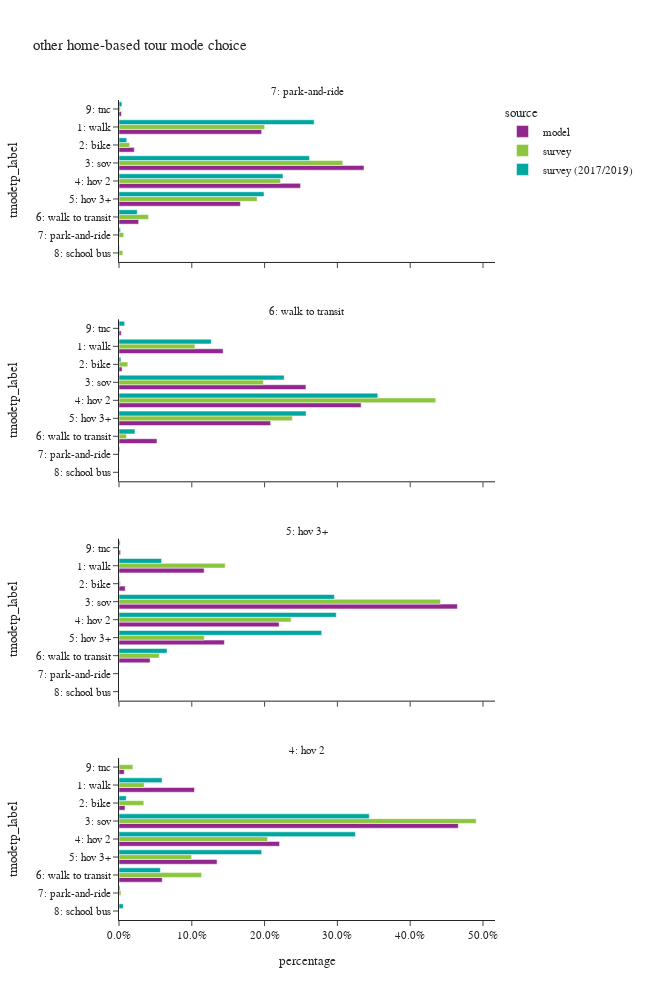

Source (notebook cell):
### Code cell
df_plot = hb_tour.groupby(['source', 'pdpurp_label', 'tmodetp_label']).agg(
    toexpfac_sum=pl.col('toexpfac').sum(),
    sample_count=pl.col('toexpfac').count()
)

df_plot = df_plot.with_columns(
    (pl.col('toexpfac_sum') / pl.col('toexpfac_sum').sum().over(['source', 'pdpurp_label'])).alias('percentage')
)

fig = px.bar(df_plot.sort(by=['source', 'tmodetp_label']),
             x="percentage", y="tmodetp_label", color="source", barmode="group",
             facet_col='pdpurp_label', facet_col_wrap=1, orientation='h',
             hover_data=['sample_count'],
             category_orders={"tmodetp_label": ["1: walk", "2: bike", "3: sov", "4: hov 2", "5: hov 3+", "6: walk to transit",
                                                "7: park-and-ride", "8: school bus", "9: other–survey only"]},
             title="other home-based tour mode choice")
fig.update_layout(height=1000, width=650)
fig.for_each_annotation(lambda a: a.update(text=a.text.split("=")[-1]))
fig.for_each_xaxis(lambda a: a.update(tickformat=".1%"))
fig.show()

### Figure 1 — Plotly figure (JSON) as saved in the notebook; plotly's stock layout.template omitted (floating-point values rounded to 4 significant figures)
{"data": [{"alignmentgroup": "True", "customdata": [[34], [272350], [29130], [467695], [346555], [231720], [37540], [4639]], "hovertemplate": "source=model<br>pdpurp_label=7: park-and-ride<br>percentage=%{x}<br>tmodetp_label=%{y}<br>sample_count=%{customdata[0]}<extra></extra>", "legendgroup": "model", "marker": {"color": "#91268F", "pattern": {"shape": ""}}, "name": "model", "offsetgroup": "model", "orientation": "h", "showlegend": true, "textposition": "auto", "type": "bar", "x": [2.447e-05, 0.196, 0.02096, 0.3366, 0.2494, 0.1667, 0.02701, 0.003338], "xaxis": "x4", "y": [null, "1: walk", "2: bike", "3: sov", "4: hov 2", "5: hov 3+", "6: walk to transit", "9: tnc"], "yaxis": "y4"}, {"alignmentgroup": "True", "customdata": [[7], [47737], [1392], [85748], [111061], [69534], [17410], [1037]], "hovertemplate": "source=model<br>pdpurp_label=6: walk to transit<br>percentage=%{x}<br>tmodetp_label=%{y}<br>sample_count=%{customdata[0]}<extra></extra>", "legendgroup": "model", "marker": {"color": "#91268F", "pattern": {"shape": ""}}, "name": "model", "offsetgroup": "model", "orientation": "h", "showlegend": false, "textposition": "auto", "type": "bar", "x": [2.096e-05, 0.143, 0.004169, 0.2568, 0.3326, 0.2082, 0.05214, 0.003105], "xaxis": "x3", "y": [null, "1: walk", "2: bike", "3: sov", "4: hov 2", "5: hov 3+", "6: walk to transit", "9: tnc"], "yaxis": "y3"}, {"alignmentgroup": "True", "customdata": [[12], [83325], [6077], [331120], [156657], [103119], [30422], [1530]], "hovertemplate": "source=model<br>pdpurp_label=5: hov 3+<br>percentage=%{x}<br>tmodetp_label=%{y}<br>sample_count=%{customdata[0]}<extra></extra>", "legendgroup": "model", "marker": {"color": "#91268F", "pattern": {"shape": ""}}, "name": "model", "offsetgroup": "model", "orientation": "h", "showlegend": false, "textposition": "auto", "type": "bar", "x": [1.685e-05, 0.117, 0.008532, 0.4649, 0.2199, 0.1448, 0.04271, 0.002148], "xaxis": "x2", "y": [null, "1: walk", "2: bike", "3: sov", "4: hov 2", "5: hov 3+", "6: walk to transit", "9: tnc"], "yaxis": "y2"}, {"alignmentgroup": "True", "customdata": [[7], [42140], [3340], [189400], [89630], [54738], [24134], [2967]], "hovertemplate": "source=model<br>pdpurp_label=4: hov 2<br>percentage=%{x}<br>tmodetp_label=%{y}<br>sample_count=%{customdata[0]}<extra></extra>", "legendgroup": "model", "marker": {"color": "#91268F", "pattern": {"shape": ""}}, "name": "model", "offsetgroup": "model", "orientation": "h", "showlegend": false, "textposition": "auto", "type": "bar", "x": [1.723e-05, 0.1037, 0.008219, 0.4661, 0.2206, 0.1347, 0.05939, 0.007301], "xaxis": "x", "y": [null, "1: walk", "2: bike", "3: sov", "4: hov 2", "5: hov 3+", "6: walk to transit", "9: tnc"], "yaxis": "y"}, {"alignmentgroup": "True", "customdata": [[12], [1107], [105], [865], [526], [367], [132], [15], [5], [12]], "hovertemplate": "source=survey<br>pdpurp_label=7: park-and-ride<br>percentage=%{x}<br>tmodetp_label=%{y}<br>sample_count=%{customdata[0]}<extra></extra>", "legendgroup": "survey", "marker": {"color": "#8CC63E", "pattern": {"shape": ""}}, "name": "survey", "offsetgroup": "survey", "orientation": "h", "showlegend": true, "textposition": "auto", "type": "bar", "x": [0.01232, 0.2001, 0.01459, 0.3074, 0.2217, 0.1898, 0.04057, 0.006393, 0.005262, 0.001885], "xaxis": "x4", "y": [null, "1: walk", "2: bike", "3: sov", "4: hov 2", "5: hov 3+", "6: walk to transit", "7: park-and-ride", "8: school bus", "9: tnc"], "yaxis": "y4"}, {"alignmentgroup": "True", "customdata": [[3], [210], [25], [205], [211], [97], [42], [3], [5]], "hovertemplate": "source=survey<br>pdpurp_label=6: walk to transit<br>percentage=%{x}<br>tmodetp_label=%{y}<br>sample_count=%{customdata[0]}<extra></extra>", "legendgroup": "survey", "marker": {"color": "#8CC63E", "pattern": {"shape": ""}}, "name": "survey", "offsetgroup": "survey", "orientation": "h", "showlegend": false, "textposition": "auto", "type": "bar", "x": [0.0003294, 0.1043, 0.01204, 0.1984, 0.4352, 0.2381, 0.01017, 0.0002442, 0.001233], "xaxis": "x3", "y": [null, "1: walk", "2: bike", "3: sov", "4: hov 2", "5: hov 3+", "6: walk to transit", "7: park-and-ride", "9: tnc"], "yaxis": "y3"}, {"alignmentgroup": "True", "customdata": [[7], [310], [17], [627], [316], [128], [76], [2]], "hovertemplate": "source=survey<br>pdpurp_label=5: hov 3+<br>percentage=%{x}<br>tmodetp_label=%{y}<br>sample_count=%{customdata[0]}<extra></extra>", "legendgroup": "survey", "marker": {"color": "#8CC63E", "pattern": {"shape": ""}}, "name": "survey", "offsetgroup": "survey", "orientation": "h", "showlegend": false, "textposition": "auto", "type": "bar", "x": [0.00156, 0.1459, 0.001952, 0.4417, 0.2364, 0.1172, 0.05526, 3.367e-05], "xaxis": "x2", "y": [null, "1: walk", "2: bike", "3: sov", "4: hov 2", "5: hov 3+", "6: walk to transit", "8: school bus"], "yaxis": "y2"}, {"alignmentgroup": "True", "customdata": [[6], [90], [9], [391], [188], [63], [80], [4], [17]], "hovertemplate": "source=survey<br>pdpurp_label=4: hov 2<br>percentage=%{x}<br>tmodetp_label=%{y}<br>sample_count=%{customdata[0]}<extra></extra>", "legendgroup": "survey", "marker": {"color": "#8CC63E", "pattern": {"shape": ""}}, "name": "survey", "offsetgroup": "survey", "orientation": "h", "showlegend": false, "textposition": "auto", "type": "bar", "x": [0.001675, 0.03456, 0.03407, 0.4907, 0.2041, 0.09968, 0.1135, 0.002713, 0.01908], "xaxis": "x", "y": [null, "1: walk", "2: bike", "3: sov", "4: hov 2", "5: hov 3+", "6: walk to transit", "7: park-and-ride", "9: tnc"], "yaxis": "y"}, {"alignmentgroup": "True", "customdata": [[42], [1555], [81], [949], [784], [664], [333], [12], [4], [52]], "hovertemplate": "source=survey (2017/2019)<br>pdpurp_label=7: park-and-ride<br>percentage=%{x}<br>tmodetp_label=%{y}<br>sample_count=%{customdata[0]}<extra></extra>", "legendgroup": "survey (2017/2019)", "marker": {"color": "#00A7A0", "pattern": {"shape": ""}}, "name": "survey (2017/2019)", "offsetgroup": "survey (2017/2019)", "orientation": "h", "showlegend": true, "textposition": "auto", "type": "bar", "x": [0.00333, 0.2682, 0.01061, 0.2617, 0.2252, 0.1992, 0.02506, 0.002053, 0.0006126, 0.004025], "xaxis": "x4", "y": [null, "1: walk", "2: bike", "3: sov", "4: hov 2", "5: hov 3+", "6: walk to transit", "7: park-and-ride", "8: school bus", "9: tnc"], "yaxis": "y4"}, {"alignmentgroup": "True", "customdata": [[6], [433], [15], [290], [368], [230], [121], [7], [44]], "hovertemplate": "source=survey (2017/2019)<br>pdpurp_label=6: walk to transit<br>percentage=%{x}<br>tmodetp_label=%{y}<br>sample_count=%{customdata[0]}<extra></extra>", "legendgroup": "survey (2017/2019)", "marker": {"color": "#00A7A0", "pattern": {"shape": ""}}, "name": "survey (2017/2019)", "offsetgroup": "survey (2017/2019)", "orientation": "h", "showlegend": false, "textposition": "auto", "type": "bar", "x": [0.0005556, 0.1267, 0.002654, 0.2269, 0.3555, 0.257, 0.02185, 0.001061, 0.007718], "xaxis": "x3", "y": [null, "1: walk", "2: bike", "3: sov", "4: hov 2", "5: hov 3+", "6: walk to transit", "7: park-and-ride", "9: tnc"], "yaxis": "y3"}, {"alignmentgroup": "True", "customdata": [[14], [586], [18], [807], [613], [297], [155], [1], [5]], "hovertemplate": "source=survey (2017/2019)<br>pdpurp_label=5: hov 3+<br>percentage=%{x}<br>tmodetp_label=%{y}<br>sample_count=%{customdata[0]}<extra></extra>", "legendgroup": "survey (2017/2019)", "marker": {"color": "#00A7A0", "pattern": {"shape": ""}}, "name": "survey (2017/2019)", "offsetgroup": "survey (2017/2019)", "orientation": "h", "showlegend": false, "textposition": "auto", "type": "bar", "x": [0.0003395, 0.05849, 0.000699, 0.2959, 0.2985, 0.2784, 0.066, 6.143e-05, 0.00158], "xaxis": "x2", "y": [null, "1: walk", "2: bike", "3: sov", "4: hov 2", "5: hov 3+", "6: walk to transit", "7: park-and-ride", "9: tnc"], "yaxis": "y2"}, {"alignmentgroup": "True", "customdata": [[25], [396], [19], [913], [606], [376], [268], [9], [22], [25]], "hovertemplate": "source=survey (2017/2019)<br>pdpurp_label=4: hov 2<br>percentage=%{x}<br>tmodetp_label=%{y}<br>sample_count=%{customdata[0]}<extra></extra>", "legendgroup": "survey (2017/2019)", "marker": {"color": "#00A7A0", "pattern": {"shape": ""}}, "name": "survey (2017/2019)", "offsetgroup": "survey (2017/2019)", "orientation": "h", "showlegend": false, "textposition": "auto", "type": "bar", "x": [0.001804, 0.05914, 0.009971, 0.3438, 0.3248, 0.1959, 0.05685, 0.001427, 0.005806, 0.0004864], "xaxis": "x", "y": [null, "1: walk", "2: bike", "3: sov", "4: hov 2", "5: hov 3+", "6: walk to transit", "7: park-and-ride", "8: school bus", "9: tnc"], "yaxis": "y"}], "layout": {"annotations": [{"font": {}, "showarrow": false, "text": "4: hov 2", "x": 0.5, "xanchor": "center", "xref": "paper", "y": 0.1975, "yanchor": "bottom", "yref": "paper"}, {"font": {}, "showarrow": false, "text": "5: hov 3+", "x": 0.5, "xanchor": "center", "xref": "paper", "y": 0.465, "yanchor": "bottom", "yref": "paper"}, {"font": {}, "showarrow": false, "text": "6: walk to transit", "x": 0.5, "xanchor": "center", "xref": "paper", "y": 0.7325, "yanchor": "bottom", "yref": "paper"}, {"font": {}, "showarrow": false, "text": "7: park-and-ride", "x": 0.5, "xanchor": "center", "xref": "paper", "y": 1.0, "yanchor": "bottom", "yref": "paper"}], "barmode": "group", "height": 1000, "legend": {"title": {"text": "source"}, "tracegroupgap": 0}, "title": {"text": "other home-based tour mode choice"}, "width": 650, "xaxis": {"anchor": "y", "domain": [0.0, 1.0], "tickformat": ".1%", "title": {"text": "percentage"}}, "xaxis2": {"anchor": "y2", "domain": [0.0, 1.0], "matches": "x", "showticklabels": false, "tickformat": ".1%"}, "xaxis3": {"anchor": "y3", "domain": [0.0, 1.0], "matches": "x", "showticklabels": false, "tickformat": ".1%"}, "xaxis4": {"anchor": "y4", "domain": [0.0, 1.0], "matches": "x", "showticklabels": false, "tickformat": ".1%"}, "yaxis": {"anchor": "x", "categoryarray": ["9: other–survey only", "8: school bus", "7: park-and-ride", "6: walk to transit", "5: hov 3+", "4: hov 2", "3: sov", "2: bike", "1: walk"], "categoryorder": "array", "domain": [0.0, 0.1975], "title": {"text": "tmodetp_label"}}, "yaxis2": {"anchor": "x2", "categoryarray": ["9: other–survey only", "8: school bus", "7: park-and-ride", "6: walk to transit", "5: hov 3+", "4: hov 2", "3: sov", "2: bike", "1: walk"], "categoryorder": "array", "domain": [0.2675, 0.465], "matches": "y", "title": {"text": "tmodetp_label"}}, "yaxis3": {"anchor": "x3", "categoryarray": ["9: other–survey only", "8: school bus", "7: park-and-ride", "6: walk to transit", "5: hov 3+", "4: hov 2", "3: sov", "2: bike", "1: walk"], "categoryorder": "array", "domain": [0.535, 0.7325], "matches": "y", "title": {"text": "tmodetp_label"}}, "yaxis4": {"anchor": "x4", "categoryarray": ["9: other–survey only", "8: school bus", "7: park-and-ride", "6: walk to transit", "5: hov 3+", "4: hov 2", "3: sov", "2: bike", "1: walk"], "categoryorder": "array", "domain": [0.8025, 1.0], "matches": "y", "title": {"text": "tmodetp_label"}}}}
